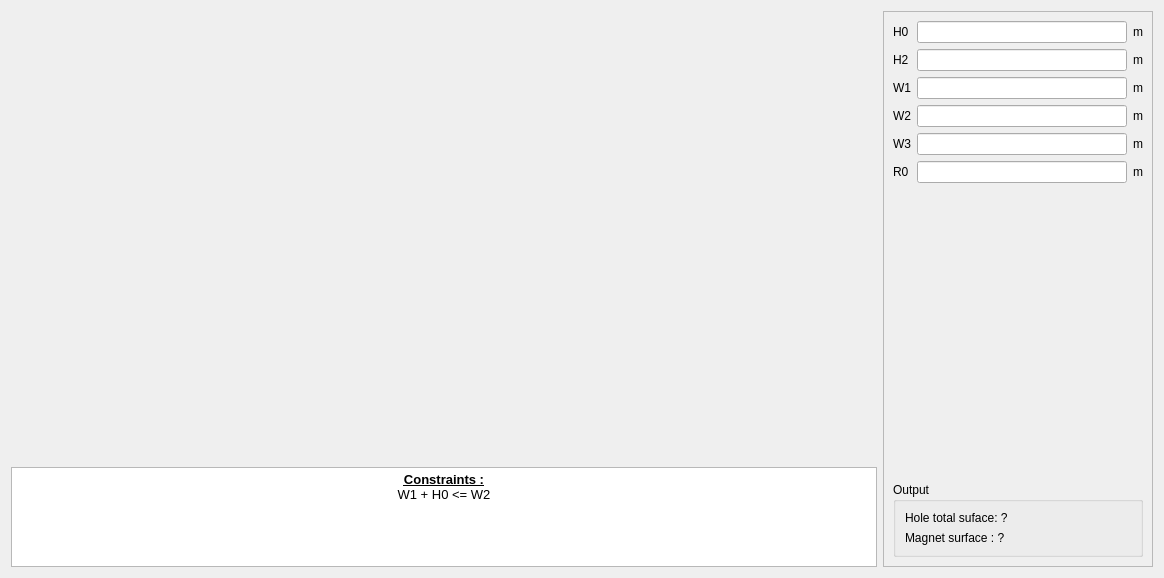
<?xml version="1.0" encoding="UTF-8"?>
<ui version="4.0">
 <class>PHoleM64</class>
 <widget class="QWidget" name="PHoleM64">
  <property name="geometry">
   <rect>
    <x>0</x>
    <y>0</y>
    <width>1164</width>
    <height>578</height>
   </rect>
  </property>
  <property name="minimumSize">
   <size>
    <width>0</width>
    <height>0</height>
   </size>
  </property>
  <property name="maximumSize">
   <size>
    <width>16777215</width>
    <height>16777215</height>
   </size>
  </property>
  <property name="windowTitle">
   <string>Form</string>
  </property>
  <layout class="QHBoxLayout" name="horizontalLayout">
   <item>
    <layout class="QVBoxLayout" name="verticalLayout_2">
     <item>
      <widget class="QLabel" name="img_slot">
       <property name="sizePolicy">
        <sizepolicy hsizetype="Preferred" vsizetype="Preferred">
         <horstretch>0</horstretch>
         <verstretch>0</verstretch>
        </sizepolicy>
       </property>
       <property name="minimumSize">
        <size>
         <width>0</width>
         <height>0</height>
        </size>
       </property>
       <property name="maximumSize">
        <size>
         <width>16777215</width>
         <height>16777215</height>
        </size>
       </property>
       <property name="text">
        <string/>
       </property>
       <property name="pixmap">
        <pixmap resource="../../../../Resources/pyleecan.qrc">:/images/images/MachineSetup/SMHoleMag/HoleM64_mag_int_rotor.png</pixmap>
       </property>
       <property name="scaledContents">
        <bool>false</bool>
       </property>
       <property name="alignment">
        <set>Qt::AlignCenter</set>
       </property>
      </widget>
     </item>
     <item>
      <widget class="QTextEdit" name="txt_constraint">
       <property name="minimumSize">
        <size>
         <width>200</width>
         <height>0</height>
        </size>
       </property>
       <property name="maximumSize">
        <size>
         <width>16777215</width>
         <height>100</height>
        </size>
       </property>
       <property name="html">
        <string>&lt;!DOCTYPE HTML PUBLIC &quot;-//W3C//DTD HTML 4.0//EN&quot; &quot;http://www.w3.org/TR/REC-html40/strict.dtd&quot;&gt;
&lt;html&gt;&lt;head&gt;&lt;meta name=&quot;qrichtext&quot; content=&quot;1&quot; /&gt;&lt;style type=&quot;text/css&quot;&gt;
p, li { white-space: pre-wrap; }
&lt;/style&gt;&lt;/head&gt;&lt;body style=&quot; font-family:'MS Shell Dlg 2'; font-size:7.8pt; font-weight:400; font-style:normal;&quot;&gt;
&lt;p align=&quot;center&quot; style=&quot; margin-top:0px; margin-bottom:0px; margin-left:0px; margin-right:0px; -qt-block-indent:0; text-indent:0px;&quot;&gt;&lt;span style=&quot; font-size:10pt; font-weight:600; text-decoration: underline;&quot;&gt;Constraints :&lt;/span&gt;&lt;/p&gt;
&lt;p align=&quot;center&quot; style=&quot; margin-top:0px; margin-bottom:0px; margin-left:0px; margin-right:0px; -qt-block-indent:0; text-indent:0px;&quot;&gt;&lt;span style=&quot; font-size:10pt;&quot;&gt;W1 + H0 &amp;lt;= W2&lt;/span&gt;&lt;/p&gt;&lt;/body&gt;&lt;/html&gt;</string>
       </property>
      </widget>
     </item>
    </layout>
   </item>
   <item>
    <widget class="QScrollArea" name="scrollArea">
     <property name="minimumSize">
      <size>
       <width>270</width>
       <height>0</height>
      </size>
     </property>
     <property name="maximumSize">
      <size>
       <width>270</width>
       <height>16777215</height>
      </size>
     </property>
     <property name="widgetResizable">
      <bool>true</bool>
     </property>
     <widget class="QWidget" name="scrollAreaWidgetContents">
      <property name="geometry">
       <rect>
        <x>0</x>
        <y>0</y>
        <width>268</width>
        <height>554</height>
       </rect>
      </property>
      <layout class="QVBoxLayout" name="verticalLayout_3">
       <item>
        <layout class="QGridLayout" name="gridLayout">
         <item row="3" column="0">
          <widget class="QLabel" name="in_W2">
           <property name="text">
            <string>W2</string>
           </property>
          </widget>
         </item>
         <item row="0" column="2">
          <widget class="QLabel" name="unit_H0">
           <property name="text">
            <string>m</string>
           </property>
          </widget>
         </item>
         <item row="4" column="0">
          <widget class="QLabel" name="in_W3">
           <property name="text">
            <string>W3</string>
           </property>
          </widget>
         </item>
         <item row="2" column="2">
          <widget class="QLabel" name="unit_W1">
           <property name="text">
            <string>m</string>
           </property>
          </widget>
         </item>
         <item row="1" column="2">
          <widget class="QLabel" name="unit_H2">
           <property name="text">
            <string>m</string>
           </property>
          </widget>
         </item>
         <item row="4" column="2">
          <widget class="QLabel" name="unit_W3">
           <property name="text">
            <string>m</string>
           </property>
          </widget>
         </item>
         <item row="4" column="1">
          <widget class="FloatEdit" name="lf_W3"/>
         </item>
         <item row="2" column="0">
          <widget class="QLabel" name="in_W1">
           <property name="text">
            <string>W1</string>
           </property>
          </widget>
         </item>
         <item row="1" column="1">
          <widget class="FloatEdit" name="lf_H2"/>
         </item>
         <item row="5" column="0">
          <widget class="QLabel" name="in_R0">
           <property name="text">
            <string>R0</string>
           </property>
          </widget>
         </item>
         <item row="3" column="2">
          <widget class="QLabel" name="unit_W2">
           <property name="text">
            <string>m</string>
           </property>
          </widget>
         </item>
         <item row="5" column="2">
          <widget class="QLabel" name="unit_R0">
           <property name="text">
            <string>m</string>
           </property>
          </widget>
         </item>
         <item row="3" column="1">
          <widget class="FloatEdit" name="lf_W2"/>
         </item>
         <item row="2" column="1">
          <widget class="FloatEdit" name="lf_W1"/>
         </item>
         <item row="5" column="1">
          <widget class="FloatEdit" name="lf_R0"/>
         </item>
         <item row="0" column="1">
          <widget class="FloatEdit" name="lf_H0"/>
         </item>
         <item row="1" column="0">
          <widget class="QLabel" name="in_H2">
           <property name="text">
            <string>H2</string>
           </property>
          </widget>
         </item>
         <item row="0" column="0">
          <widget class="QLabel" name="in_H0">
           <property name="text">
            <string>H0</string>
           </property>
          </widget>
         </item>
        </layout>
       </item>
       <item>
        <widget class="WMatSelect" name="w_mat_0" native="true">
         <property name="minimumSize">
          <size>
           <width>100</width>
           <height>0</height>
          </size>
         </property>
        </widget>
       </item>
       <item>
        <widget class="WMatSelect" name="w_mat_1" native="true">
         <property name="minimumSize">
          <size>
           <width>100</width>
           <height>0</height>
          </size>
         </property>
        </widget>
       </item>
       <item>
        <spacer name="verticalSpacer_2">
         <property name="orientation">
          <enum>Qt::Vertical</enum>
         </property>
         <property name="sizeHint" stdset="0">
          <size>
           <width>20</width>
           <height>40</height>
          </size>
         </property>
        </spacer>
       </item>
       <item>
        <widget class="QGroupBox" name="g_output">
         <property name="minimumSize">
          <size>
           <width>200</width>
           <height>0</height>
          </size>
         </property>
         <property name="title">
          <string>Output</string>
         </property>
         <layout class="QVBoxLayout" name="verticalLayout">
          <item>
           <widget class="QLabel" name="out_slot_surface">
            <property name="text">
             <string>Hole total suface: ?</string>
            </property>
           </widget>
          </item>
          <item>
           <widget class="QLabel" name="out_magnet_surface">
            <property name="text">
             <string>Magnet surface : ?</string>
            </property>
           </widget>
          </item>
         </layout>
        </widget>
       </item>
      </layout>
     </widget>
    </widget>
   </item>
  </layout>
 </widget>
 <customwidgets>
  <customwidget>
   <class>WMatSelect</class>
   <extends>QWidget</extends>
   <header>......GUI.Dialog.DMatLib.WMatSelect.WMatSelect.h</header>
   <container>1</container>
  </customwidget>
  <customwidget>
   <class>FloatEdit</class>
   <extends>QLineEdit</extends>
   <header>......GUI/Tools/FloatEdit.h</header>
  </customwidget>
 </customwidgets>
 <tabstops>
  <tabstop>lf_H0</tabstop>
  <tabstop>lf_H2</tabstop>
  <tabstop>lf_W1</tabstop>
  <tabstop>lf_W2</tabstop>
  <tabstop>lf_W3</tabstop>
  <tabstop>lf_R0</tabstop>
 </tabstops>
 <resources>
  <include location="../../../../Resources/pyleecan.qrc"/>
  <include location="../../../../Resources/pyleecan.qrc"/>
 </resources>
 <connections/>
</ui>
